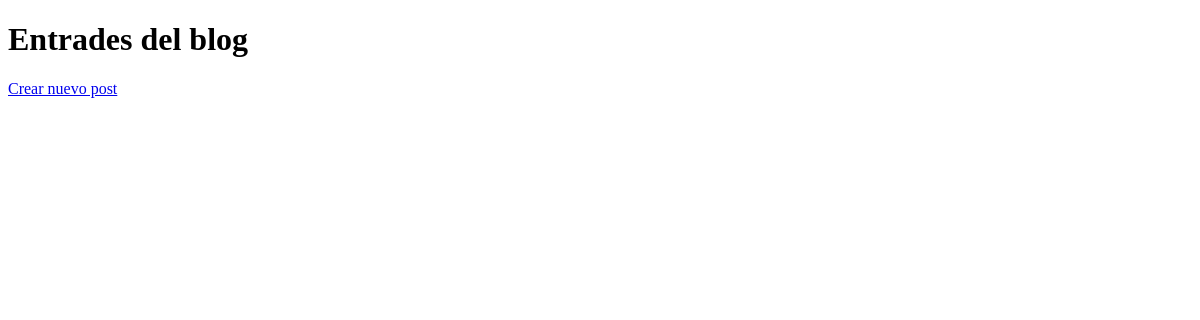
Before: / with the older database file.
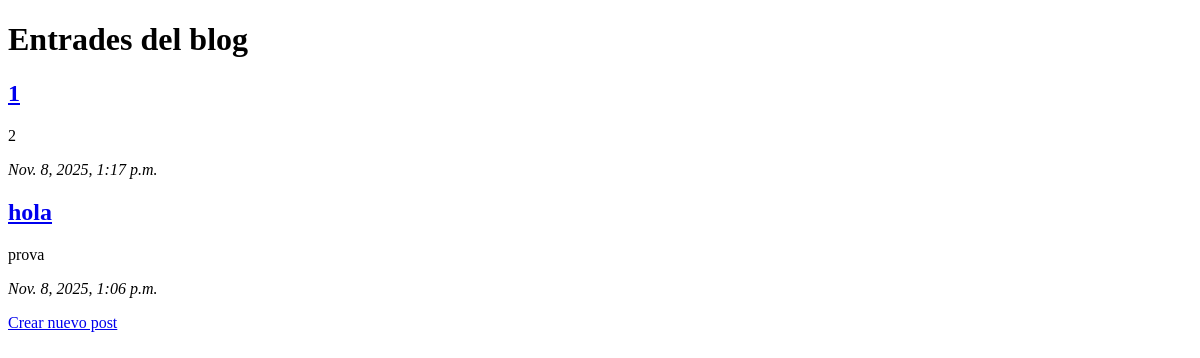
After: the same page with the newer database file.
### blog/models.py (models this page shows, shortened)
class Post(models.Model):
    author = models.ForeignKey(settings.AUTH_USER_MODEL, on_delete=models.CASCADE)
    title = models.CharField(max_length=200)
    text = models.TextField()
    created_date = models.DateTimeField(default=timezone.now)
    published_date = models.DateTimeField(blank=True, null=True)

### blog/views.py (the view)
# urls.py: path('', views.post_list, name='post_list'),
def post_list(request):
    posts = Post.objects.filter(published_date__isnull=False).order_by('-published_date')
    return render(request, 'blog/post_list.html', {'posts': posts})

### blog/templates/blog/post_list.html (shortened to what this page needs)
<!DOCTYPE html>
<html>
<head>
</head>
<body>
    <h1>Entrades del blog</h1>
    {% for post in posts %}
        <div>
            <h2><a href="{% url 'post_detail' pk=post.pk %}">{{ post.title }}</a></h2>
            <p>{{ post.text|linebreaksbr }}</p>
            <p><em>{{ post.published_date }}</em></p>
        </div>
    {% endfor %}
    <a href="{% url 'post_new' %}">Crear nuevo post</a>
</body>
</html>

Changed rows visible on the page:
added Post: title "1", text "2", published_date "Nov. 8, 2025, 1:17 p.m."
added Post: title "hola", text "prova", published_date "Nov. 8, 2025, 1:06 p.m."
